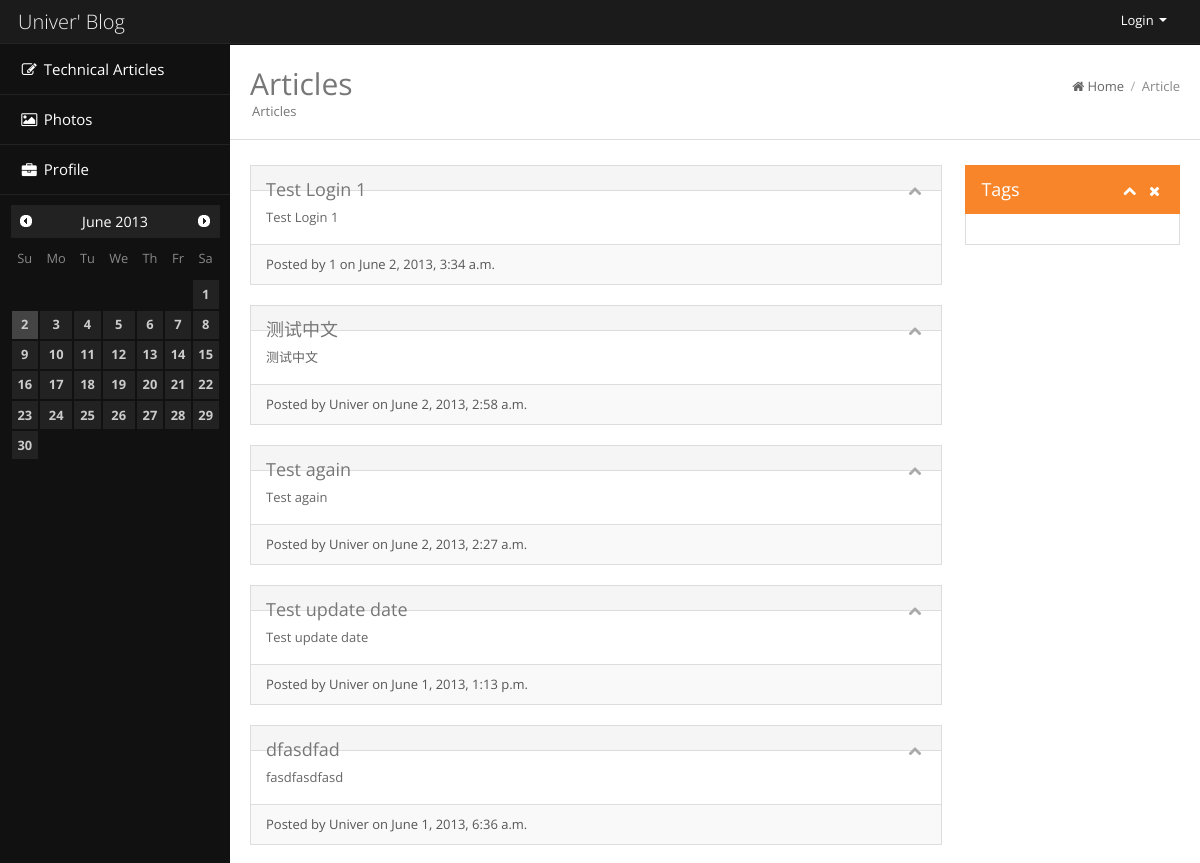
The app's page /article/ (upper part), older data.
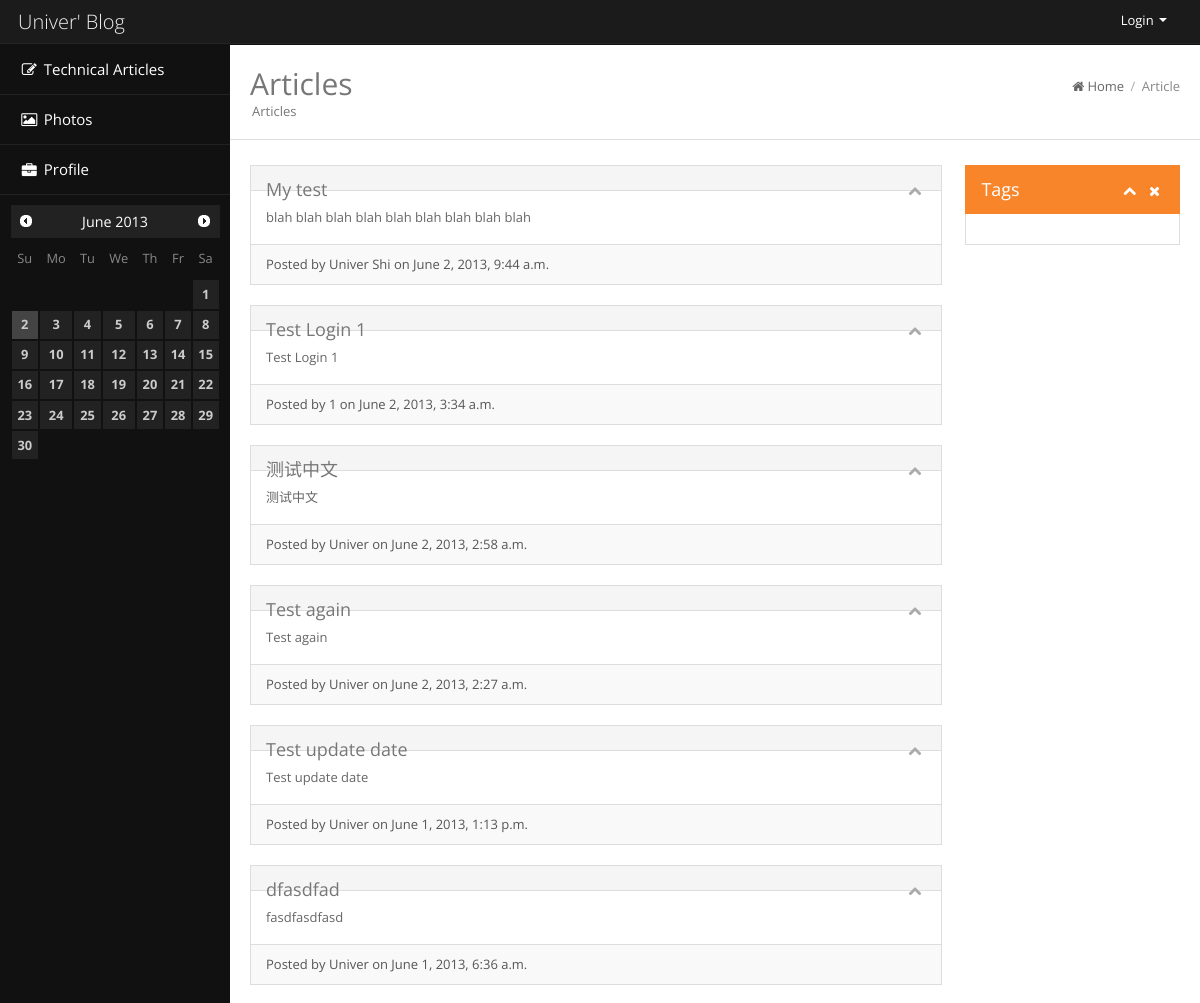
The same page, newer data.
### article/models.py (models this page shows, shortened)
class Article(Model):
    subject = models.CharField(max_length=256)
    content = models.TextField()
    author = models.CharField(max_length=50)
    create_date_time = models.DateTimeField()
    update_date_time = models.DateTimeField()
    tags = models.ManyToManyField(ArticleTag)

### article/views.py (the view)
class ArticleList(TemplateView):
    template_name = 'article_list.html'
    def get_context_data(self, **kwargs):
        context = super(ArticleList, self).get_context_data(**kwargs)
        context['articles'] = Article.objects.order_by('-create_date_time')
        context['path'] = (PathItem('/article', 'Article'),)
        return context

### article/templates/article_list.html (shortened to what this page needs)
{% extends "base.html" %}
{% block head %}
<h2 class="pull-left">
	Articles <span class="page-meta">Articles</span>
</h2>
{% endblock %}
{% block content %}
<div class="row-fluid">
	<div class="span9">
		{% for article in articles %}
		<div class="widget">
			<div class="widget-head">
				<div class="pull-left">{{ article.subject }}</div>
				<div class="widget-icons pull-right">
					<a href="#" class="wminimize"><i class="icon-chevron-up"></i></a>
				</div>
			</div>
			<div class="widget-content">
				<div class="padd">
					{{ article.content }}
				</div>
			</div>
			<div class="widget-foot">
				{% if article.create_date_time  %}
					Posted by {{article.author }} on {{ article.create_date_time }}
				{% endif %}
			</div>
		</div>
		{% endfor %}
	</div>
	<div class="span3">
		<div class="widget worange">
			<div class="widget-head">
				<div class="pull-left">Tags</div>
				<div class="widget-icons pull-right">
					<a href="#" class="wminimize"><i class="icon-chevron-up"></i></a> <a
						href="#" class="wclose"><i class="icon-remove"></i></a>
				</div>
				<div class="clearfix"></div>
			</div>
			<div class="widget-content">
				<div class="padd"></div>
			</div>
		</div>
	</div>
	{% endblock %}

Row changes from the older to the newer data that the page shows:
added Article: subject "My test", content "blah blah blah blah blah blah blah blah blah", author "Univer Shi", create_date_time "June 2, 2013, 9:44 a.m."
